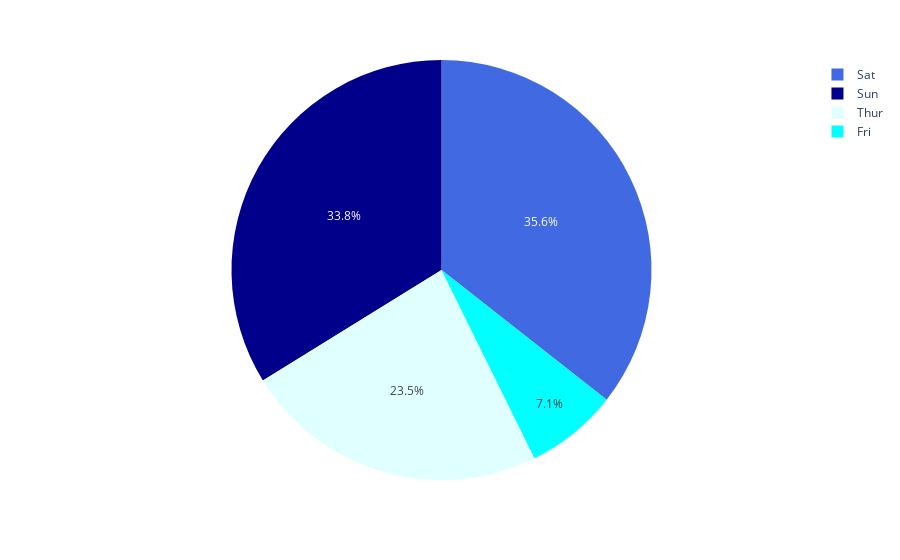

The notebook cell this image was saved under:
### Code cell
# Filler Pie Chart
df_pie = px.data.tips()
fig_pie = px.pie(df_pie, values='tip', names='day', color='day',
             color_discrete_map={'Thur':'lightcyan',
                                 'Fri':'cyan',
                                 'Sat':'royalblue',
                                 'Sun':'darkblue'})
fig_pie.show()

### Figure 1 — Plotly figure (JSON) as saved in the notebook; plotly's stock layout.template omitted (floating-point values rounded to 4 significant figures; data arrays with more than 128 entries replaced by an {"elided": "..."} marker saying what was removed)
{"data": [{"customdata": {"elided": "244x1 str values"}, "domain": {"x": [0, 1], "y": [0, 1]}, "hovertemplate": "day=%{customdata[0]}<br>tip=%{value}<extra></extra>", "labels": {"elided": "244 str values"}, "legendgroup": "", "marker": {"colors": {"elided": "244 str values"}}, "name": "", "showlegend": true, "type": "pie", "values": {"elided": "244 float values"}}], "layout": {"legend": {"tracegroupgap": 0}, "margin": {"t": 60}}}
